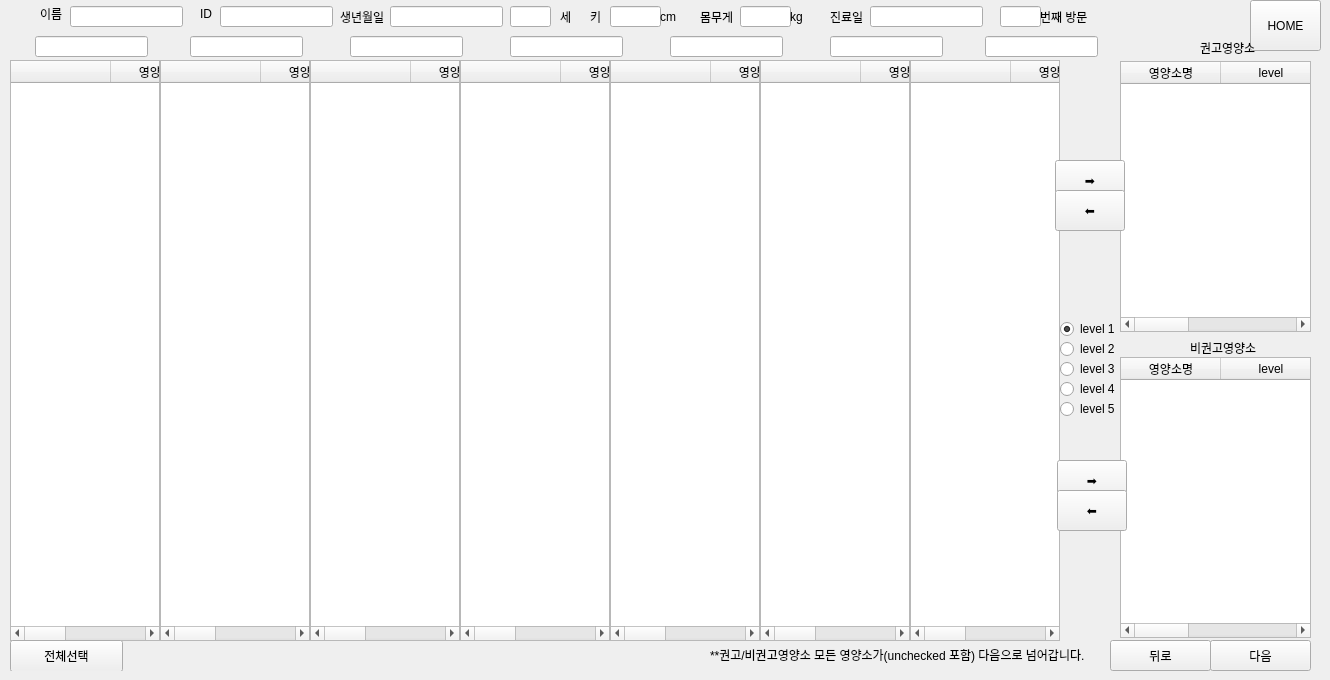
      <widget class="QWidget" name="page_29">
       <widget class="QWidget" name="widget_68" native="true">
        <property name="geometry">
         <rect>
          <x>0</x>
          <y>0</y>
          <width>1321</width>
          <height>671</height>
         </rect>
        </property>
        <widget class="QTableWidget" name="tableWidget_nutrients1_29">
         <property name="geometry">
          <rect>
           <x>10</x>
           <y>60</y>
           <width>150</width>
           <height>581</height>
          </rect>
         </property>
         <property name="sizePolicy">
          <sizepolicy hsizetype="Expanding" vsizetype="Expanding">
           <horstretch>0</horstretch>
           <verstretch>0</verstretch>
          </sizepolicy>
         </property>
         <property name="sizeAdjustPolicy">
          <enum>QAbstractScrollArea::AdjustToContents</enum>
         </property>
         <column>
          <property name="text">
           <string/>
          </property>
         </column>
         <column>
          <property name="text">
           <string>영양소명</string>
          </property>
         </column>
         <column>
          <property name="text">
           <string>분류</string>
          </property>
         </column>
        </widget>
        <widget class="QWidget" name="widget_69" native="true">
         <property name="geometry">
          <rect>
           <x>10</x>
           <y>-4</y>
           <width>1191</width>
           <height>41</height>
          </rect>
         </property>
         <widget class="QLineEdit" name="lineEdit_name_29">
          <property name="geometry">
           <rect>
            <x>60</x>
            <y>10</y>
            <width>113</width>
            <height>21</height>
           </rect>
          </property>
          <property name="readOnly">
           <bool>true</bool>
          </property>
         </widget>
         <widget class="QLabel" name="label_80">
          <property name="geometry">
           <rect>
            <x>30</x>
            <y>10</y>
            <width>60</width>
            <height>16</height>
           </rect>
          </property>
          <property name="text">
           <string>이름</string>
          </property>
         </widget>
         <widget class="QLabel" name="label_81">
          <property name="geometry">
           <rect>
            <x>190</x>
            <y>10</y>
            <width>60</width>
            <height>16</height>
           </rect>
          </property>
          <property name="text">
           <string>ID</string>
          </property>
         </widget>
         <widget class="QLineEdit" name="lineEdit_ID_29">
          <property name="geometry">
           <rect>
            <x>210</x>
            <y>10</y>
            <width>113</width>
            <height>21</height>
           </rect>
          </property>
          <property name="readOnly">
           <bool>true</bool>
          </property>
         </widget>
         <widget class="QLabel" name="label_230">
          <property name="geometry">
           <rect>
            <x>330</x>
            <y>10</y>
            <width>60</width>
            <height>21</height>
           </rect>
          </property>
          <property name="text">
           <string>생년월일 </string>
          </property>
         </widget>
         <widget class="QLineEdit" name="lineEdit_age_29">
          <property name="geometry">
           <rect>
            <x>500</x>
            <y>10</y>
            <width>41</width>
            <height>21</height>
           </rect>
          </property>
          <property name="readOnly">
           <bool>true</bool>
          </property>
         </widget>
         <widget class="QLineEdit" name="lineEdit_weight_29">
          <property name="geometry">
           <rect>
            <x>730</x>
            <y>10</y>
            <width>51</width>
            <height>21</height>
           </rect>
          </property>
          <property name="readOnly">
           <bool>true</bool>
          </property>
         </widget>
         <widget class="QLabel" name="label_231">
          <property name="geometry">
           <rect>
            <x>820</x>
            <y>10</y>
            <width>60</width>
            <height>21</height>
           </rect>
          </property>
          <property name="text">
           <string>진료일</string>
          </property>
         </widget>
         <widget class="QLabel" name="label_232">
          <property name="geometry">
           <rect>
            <x>1030</x>
            <y>10</y>
            <width>60</width>
            <height>21</height>
           </rect>
          </property>
          <property name="text">
           <string>번째 방문</string>
          </property>
         </widget>
         <widget class="QLabel" name="label_233">
          <property name="geometry">
           <rect>
            <x>550</x>
            <y>10</y>
            <width>60</width>
            <height>21</height>
           </rect>
          </property>
          <property name="text">
           <string>세</string>
          </property>
         </widget>
         <widget class="QLabel" name="label_234">
          <property name="geometry">
           <rect>
            <x>690</x>
            <y>10</y>
            <width>60</width>
            <height>21</height>
           </rect>
          </property>
          <property name="text">
           <string>몸무게</string>
          </property>
         </widget>
         <widget class="QLabel" name="label_235">
          <property name="geometry">
           <rect>
            <x>580</x>
            <y>10</y>
            <width>60</width>
            <height>21</height>
           </rect>
          </property>
          <property name="text">
           <string>키</string>
          </property>
         </widget>
         <widget class="QLineEdit" name="lineEdit_height_29">
          <property name="geometry">
           <rect>
            <x>600</x>
            <y>10</y>
            <width>51</width>
            <height>21</height>
           </rect>
          </property>
          <property name="readOnly">
           <bool>true</bool>
          </property>
         </widget>
         <widget class="QLineEdit" name="lineEdit_nthVisit_29">
          <property name="geometry">
           <rect>
            <x>990</x>
            <y>10</y>
            <width>41</width>
            <height>21</height>
           </rect>
          </property>
          <property name="readOnly">
           <bool>true</bool>
          </property>
         </widget>
         <widget class="QLineEdit" name="lineEdit_birthdate_29">
          <property name="geometry">
           <rect>
            <x>380</x>
            <y>10</y>
            <width>113</width>
            <height>21</height>
           </rect>
          </property>
          <property name="readOnly">
           <bool>true</bool>
          </property>
         </widget>
         <widget class="QLineEdit" name="lineEdit_lastOfficeVisit_29">
          <property name="geometry">
           <rect>
            <x>860</x>
            <y>10</y>
            <width>113</width>
            <height>21</height>
           </rect>
          </property>
          <property name="readOnly">
           <bool>true</bool>
          </property>
         </widget>
         <widget class="QLabel" name="label_236">
          <property name="geometry">
           <rect>
            <x>650</x>
            <y>10</y>
            <width>60</width>
            <height>21</height>
           </rect>
          </property>
          <property name="text">
           <string>cm</string>
          </property>
         </widget>
         <widget class="QLabel" name="label_237">
          <property name="geometry">
           <rect>
            <x>780</x>
            <y>10</y>
            <width>60</width>
            <height>21</height>
           </rect>
          </property>
          <property name="text">
           <string>kg</string>
          </property>
         </widget>
        </widget>
        <widget class="QPushButton" name="btn_home_29">
         <property name="geometry">
          <rect>
           <x>1250</x>
           <y>0</y>
           <width>71</width>
           <height>51</height>
          </rect>
         </property>
         <property name="text">
          <string>HOME</string>
         </property>
        </widget>
        <widget class="QPushButton" name="btn_check_all_29">
         <property name="geometry">
          <rect>
           <x>10</x>
           <y>640</y>
           <width>113</width>
           <height>32</height>
          </rect>
         </property>
         <property name="text">
          <string>전체선택</string>
         </property>
        </widget>
        <widget class="QWidget" name="widget_70" native="true">
         <property name="geometry">
          <rect>
           <x>1010</x>
           <y>620</y>
           <width>301</width>
           <height>51</height>
          </rect>
         </property>
         <widget class="QPushButton" name="btn_back_29">
          <property name="geometry">
           <rect>
            <x>100</x>
            <y>20</y>
            <width>101</width>
            <height>31</height>
           </rect>
          </property>
          <property name="text">
           <string>뒤로</string>
          </property>
         </widget>
         <widget class="QPushButton" name="btn_next_29">
          <property name="geometry">
           <rect>
            <x>200</x>
            <y>20</y>
            <width>101</width>
            <height>31</height>
           </rect>
          </property>
          <property name="text">
           <string>다음</string>
          </property>
         </widget>
        </widget>
        <widget class="QLabel" name="label_241">
         <property name="geometry">
          <rect>
           <x>560</x>
           <y>42</y>
           <width>60</width>
           <height>16</height>
          </rect>
         </property>
         <property name="text">
          <string>비타민</string>
         </property>
        </widget>
        <widget class="QLabel" name="label_242">
         <property name="geometry">
          <rect>
           <x>720</x>
           <y>42</y>
           <width>60</width>
           <height>16</height>
          </rect>
         </property>
         <property name="text">
          <string>미네랄</string>
         </property>
        </widget>
        <widget class="QLabel" name="label_243">
         <property name="geometry">
          <rect>
           <x>820</x>
           <y>40</y>
           <width>60</width>
           <height>16</height>
          </rect>
         </property>
         <property name="text">
          <string/>
         </property>
        </widget>
        <widget class="QLabel" name="label_244">
         <property name="geometry">
          <rect>
           <x>860</x>
           <y>42</y>
           <width>91</width>
           <height>16</height>
          </rect>
         </property>
         <property name="text">
          <string>플라보노이드</string>
         </property>
        </widget>
        <widget class="QLabel" name="label_245">
         <property name="geometry">
          <rect>
           <x>1020</x>
           <y>42</y>
           <width>71</width>
           <height>16</height>
          </rect>
         </property>
         <property name="text">
          <string>카로테노이드</string>
         </property>
        </widget>
        <widget class="QTableWidget" name="tableWidget_nutrients2_29">
         <property name="geometry">
          <rect>
           <x>160</x>
           <y>60</y>
           <width>150</width>
           <height>581</height>
          </rect>
         </property>
         <property name="sizePolicy">
          <sizepolicy hsizetype="Expanding" vsizetype="Expanding">
           <horstretch>0</horstretch>
           <verstretch>0</verstretch>
          </sizepolicy>
         </property>
         <property name="sizeAdjustPolicy">
          <enum>QAbstractScrollArea::AdjustToContents</enum>
         </property>
         <column>
          <property name="text">
           <string/>
          </property>
         </column>
         <column>
          <property name="text">
           <string>영양소명</string>
          </property>
         </column>
         <column>
          <property name="text">
           <string>분류</string>
          </property>
         </column>
        </widget>
        <widget class="QTableWidget" name="tableWidget_nutrients3_29">
         <property name="geometry">
          <rect>
           <x>310</x>
           <y>60</y>
           <width>150</width>
           <height>581</height>
          </rect>
         </property>
         <property name="sizePolicy">
          <sizepolicy hsizetype="Expanding" vsizetype="Expanding">
           <horstretch>0</horstretch>
           <verstretch>0</verstretch>
          </sizepolicy>
         </property>
         <property name="sizeAdjustPolicy">
          <enum>QAbstractScrollArea::AdjustToContents</enum>
         </property>
         <column>
          <property name="text">
           <string/>
          </property>
         </column>
         <column>
          <property name="text">
           <string>영양소명</string>
          </property>
         </column>
         <column>
          <property name="text">
           <string>분류</string>
          </property>
         </column>
        </widget>
        <widget class="QTableWidget" name="tableWidget_nutrients4_29">
         <property name="geometry">
          <rect>
           <x>460</x>
           <y>60</y>
           <width>150</width>
           <height>581</height>
          </rect>
         </property>
         <property name="sizePolicy">
          <sizepolicy hsizetype="Expanding" vsizetype="Expanding">
           <horstretch>0</horstretch>
           <verstretch>0</verstretch>
          </sizepolicy>
         </property>
         <property name="sizeAdjustPolicy">
          <enum>QAbstractScrollArea::AdjustToContents</enum>
         </property>
         <column>
          <property name="text">
           <string/>
          </property>
         </column>
         <column>
          <property name="text">
           <string>영양소명</string>
          </property>
         </column>
         <column>
          <property name="text">
           <string>분류</string>
          </property>
         </column>
        </widget>
        <widget class="QTableWidget" name="tableWidget_nutrients5_29">
         <property name="geometry">
          <rect>
           <x>610</x>
           <y>60</y>
           <width>150</width>
           <height>581</height>
          </rect>
         </property>
         <property name="sizePolicy">
          <sizepolicy hsizetype="Expanding" vsizetype="Expanding">
           <horstretch>0</horstretch>
           <verstretch>0</verstretch>
          </sizepolicy>
         </property>
         <property name="sizeAdjustPolicy">
          <enum>QAbstractScrollArea::AdjustToContents</enum>
         </property>
         <column>
          <property name="text">
           <string/>
          </property>
         </column>
         <column>
          <property name="text">
           <string>영양소명</string>
          </property>
         </column>
         <column>
          <property name="text">
           <string>분류</string>
          </property>
         </column>
        </widget>
        <widget class="QTableWidget" name="tableWidget_nutrients6_29">
         <property name="geometry">
          <rect>
           <x>760</x>
           <y>60</y>
           <width>150</width>
           <height>581</height>
          </rect>
         </property>
         <property name="sizePolicy">
          <sizepolicy hsizetype="Expanding" vsizetype="Expanding">
           <horstretch>0</horstretch>
           <verstretch>0</verstretch>
          </sizepolicy>
         </property>
         <property name="sizeAdjustPolicy">
          <enum>QAbstractScrollArea::AdjustToContents</enum>
         </property>
         <column>
          <property name="text">
           <string/>
          </property>
         </column>
         <column>
          <property name="text">
           <string>영양소명</string>
          </property>
         </column>
         <column>
          <property name="text">
           <string>분류</string>
          </property>
         </column>
        </widget>
        <widget class="QTableWidget" name="tableWidget_nutrients7_29">
         <property name="geometry">
          <rect>
           <x>910</x>
           <y>60</y>
           <width>150</width>
           <height>581</height>
          </rect>
         </property>
         <property name="sizePolicy">
          <sizepolicy hsizetype="Expanding" vsizetype="Expanding">
           <horstretch>0</horstretch>
           <verstretch>0</verstretch>
          </sizepolicy>
         </property>
         <property name="sizeAdjustPolicy">
          <enum>QAbstractScrollArea::AdjustToContents</enum>
         </property>
         <column>
          <property name="text">
           <string/>
          </property>
         </column>
         <column>
          <property name="text">
           <string>영양소명</string>
          </property>
         </column>
         <column>
          <property name="text">
           <string>분류</string>
          </property>
         </column>
        </widget>
        <widget class="QLineEdit" name="lineEdit_cat1_29">
         <property name="geometry">
          <rect>
           <x>35</x>
           <y>36</y>
           <width>113</width>
           <height>21</height>
          </rect>
         </property>
         <property name="readOnly">
          <bool>true</bool>
         </property>
        </widget>
        <widget class="QLineEdit" name="lineEdit_cat2_29">
         <property name="geometry">
          <rect>
           <x>190</x>
           <y>36</y>
           <width>113</width>
           <height>21</height>
          </rect>
         </property>
         <property name="readOnly">
          <bool>true</bool>
         </property>
        </widget>
        <widget class="QLineEdit" name="lineEdit_cat3_29">
         <property name="geometry">
          <rect>
           <x>350</x>
           <y>36</y>
           <width>113</width>
           <height>21</height>
          </rect>
         </property>
         <property name="readOnly">
          <bool>true</bool>
         </property>
        </widget>
        <widget class="QLineEdit" name="lineEdit_cat4_29">
         <property name="geometry">
          <rect>
           <x>510</x>
           <y>36</y>
           <width>113</width>
           <height>21</height>
          </rect>
         </property>
         <property name="readOnly">
          <bool>true</bool>
         </property>
        </widget>
        <widget class="QLineEdit" name="lineEdit_cat5_29">
         <property name="geometry">
          <rect>
           <x>670</x>
           <y>36</y>
           <width>113</width>
           <height>21</height>
          </rect>
         </property>
         <property name="readOnly">
          <bool>true</bool>
         </property>
        </widget>
        <widget class="QLineEdit" name="lineEdit_cat6_29">
         <property name="geometry">
          <rect>
           <x>830</x>
           <y>36</y>
           <width>113</width>
           <height>21</height>
          </rect>
         </property>
         <property name="readOnly">
          <bool>true</bool>
         </property>
        </widget>
        <widget class="QLineEdit" name="lineEdit_cat7_29">
         <property name="geometry">
          <rect>
           <x>985</x>
           <y>36</y>
           <width>113</width>
           <height>21</height>
          </rect>
         </property>
         <property name="readOnly">
          <bool>true</bool>
         </property>
        </widget>
        <widget class="QTableWidget" name="tableWidget_nutrients_rec_29">
         <property name="geometry">
          <rect>
           <x>1120</x>
           <y>61</y>
           <width>191</width>
           <height>271</height>
          </rect>
         </property>
         <property name="sizePolicy">
          <sizepolicy hsizetype="Expanding" vsizetype="Expanding">
           <horstretch>0</horstretch>
           <verstretch>0</verstretch>
          </sizepolicy>
         </property>
         <property name="sizeAdjustPolicy">
          <enum>QAbstractScrollArea::AdjustToContents</enum>
         </property>
         <column>
          <property name="text">
           <string>영양소명</string>
          </property>
         </column>
         <column>
          <property name="text">
           <string>level</string>
          </property>
         </column>
         <column>
          <property name="text">
           <string>출처</string>
          </property>
         </column>
        </widget>
        <widget class="QTableWidget" name="tableWidget_nutrients_unrec_29">
         <property name="geometry">
          <rect>
           <x>1120</x>
           <y>357</y>
           <width>191</width>
           <height>281</height>
          </rect>
         </property>
         <property name="sizePolicy">
          <sizepolicy hsizetype="Expanding" vsizetype="Expanding">
           <horstretch>0</horstretch>
           <verstretch>0</verstretch>
          </sizepolicy>
         </property>
         <property name="sizeAdjustPolicy">
          <enum>QAbstractScrollArea::AdjustToContents</enum>
         </property>
         <column>
          <property name="text">
           <string>영양소명</string>
          </property>
         </column>
         <column>
          <property name="text">
           <string>level</string>
          </property>
         </column>
         <column>
          <property name="text">
           <string>출처</string>
          </property>
         </column>
        </widget>
        <widget class="QLabel" name="label_246">
         <property name="geometry">
          <rect>
           <x>1200</x>
           <y>40</y>
           <width>60</width>
           <height>16</height>
          </rect>
         </property>
         <property name="text">
          <string>권고영양소</string>
         </property>
        </widget>
        <widget class="QLabel" name="label_261">
         <property name="geometry">
          <rect>
           <x>1190</x>
           <y>340</y>
           <width>80</width>
           <height>16</height>
          </rect>
         </property>
         <property name="text">
          <string>비권고영양소</string>
         </property>
        </widget>
        <widget class="QRadioButton" name="radioButton_lv1_29">
         <property name="geometry">
          <rect>
           <x>1060</x>
           <y>319</y>
           <width>60</width>
           <height>20</height>
          </rect>
         </property>
         <property name="text">
          <string>level 1</string>
         </property>
         <property name="checked">
          <bool>true</bool>
         </property>
         <attribute name="buttonGroup">
          <string notr="true">buttonGroup</string>
         </attribute>
        </widget>
        <widget class="QRadioButton" name="radioButton_lv2_29">
         <property name="geometry">
          <rect>
           <x>1060</x>
           <y>339</y>
           <width>60</width>
           <height>20</height>
          </rect>
         </property>
         <property name="text">
          <string>level 2</string>
         </property>
         <attribute name="buttonGroup">
          <string notr="true">buttonGroup</string>
         </attribute>
        </widget>
        <widget class="QRadioButton" name="radioButton_lv3_29">
         <property name="geometry">
          <rect>
           <x>1060</x>
           <y>359</y>
           <width>60</width>
           <height>20</height>
          </rect>
         </property>
         <property name="text">
          <string>level 3</string>
         </property>
         <attribute name="buttonGroup">
          <string notr="true">buttonGroup</string>
         </attribute>
        </widget>
        <widget class="QRadioButton" name="radioButton_lv4_29">
         <property name="geometry">
          <rect>
           <x>1060</x>
           <y>379</y>
           <width>60</width>
           <height>20</height>
          </rect>
         </property>
         <property name="text">
          <string>level 4</string>
         </property>
         <attribute name="buttonGroup">
          <string notr="true">buttonGroup</string>
         </attribute>
        </widget>
        <widget class="QRadioButton" name="radioButton_lv5_29">
         <property name="geometry">
          <rect>
           <x>1060</x>
           <y>399</y>
           <width>60</width>
           <height>20</height>
          </rect>
         </property>
         <property name="text">
          <string>level 5</string>
         </property>
         <attribute name="buttonGroup">
          <string notr="true">buttonGroup</string>
         </attribute>
        </widget>
        <widget class="QPushButton" name="btn_go_to_rec_29">
         <property name="geometry">
          <rect>
           <x>1055</x>
           <y>160</y>
           <width>70</width>
           <height>41</height>
          </rect>
         </property>
         <property name="text">
          <string>➡</string>
         </property>
        </widget>
        <widget class="QPushButton" name="btn_undo_go_to_rec_29">
         <property name="geometry">
          <rect>
           <x>1055</x>
           <y>190</y>
           <width>70</width>
           <height>41</height>
          </rect>
         </property>
         <property name="text">
          <string>⬅</string>
         </property>
        </widget>
        <widget class="QPushButton" name="btn_go_to_unrec_29">
         <property name="geometry">
          <rect>
           <x>1057</x>
           <y>460</y>
           <width>70</width>
           <height>41</height>
          </rect>
         </property>
         <property name="text">
          <string>➡</string>
         </property>
        </widget>
        <widget class="QPushButton" name="btn_undo_go_to_unrec_29">
         <property name="geometry">
          <rect>
           <x>1057</x>
           <y>490</y>
           <width>70</width>
           <height>41</height>
          </rect>
         </property>
         <property name="text">
          <string>⬅</string>
         </property>
        </widget>
        <widget class="QLabel" name="label_262">
         <property name="geometry">
          <rect>
           <x>710</x>
           <y>645</y>
           <width>401</width>
           <height>20</height>
          </rect>
         </property>
         <property name="text">
          <string>**권고/비권고영양소 모든 영양소가(unchecked 포함) 다음으로 넘어갑니다.</string>
         </property>
        </widget>
       </widget>
      </widget>
